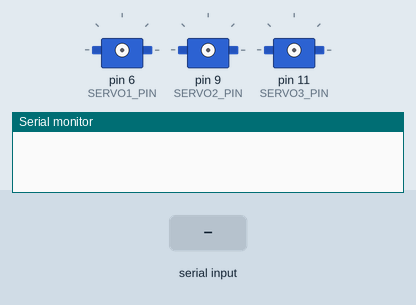
The sketch below on a simulated Arduino Uno, built with avr-gcc and run on an emulated ATmega328P. Parts: 3 × servo, the last lines printed to the serial monitor. Inputs (shaded band) come from the test bench.

Above: at 1.2 s.
1.3 s: "1\n" received over Serial
3.8 s: "2\n" received over Serial
6.3 s: "3\n" received over Serial
8.8 s: "1,90\n" received over Serial
At 10.0 s:
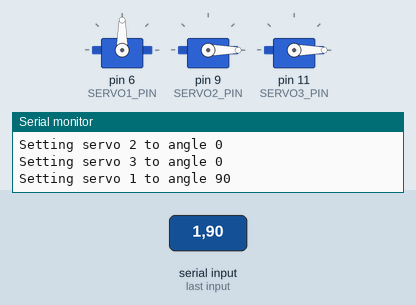
Timing chart, 0 to 11.8 s (numbered marks = the images above; inputs shaded):
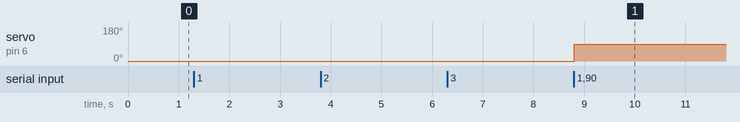

The sketch:

servo_test.ino
```cpp
#include <Servo.h>

/*
 * To use, first open the Serial Monitor (or a serial interface like PuTTY) on your computer while the Arduino is connected via USB
 * Go to Tools > Serial Monitor
 * While sketch is running, type commands in the format: "[servo number] [angle in degrees]" and press return/Enter
 * to move a servo. Servo numbers should be 1, 2, or 3 labeled on the shield, and angles should generally be in the range 0-180
 * Example:
 * 1 100
 */

Servo servo1;
Servo servo2;
Servo servo3;

#define SERVO_MIN_USEC (900)
#define SERVO_MAX_USEC (2100)
#define SERVO1_PIN (6)
#define SERVO2_PIN (9)
#define SERVO3_PIN (11)

void setup() {
    Serial.begin(9600);
}
void loop() {
    if (Serial.available() > 0) {
        bool goodData = true;
        // Read the incoming two numbers:
        int servoSelect = Serial.parseInt();
        // Make sure we selected a valid servo
        if (servoSelect < 1 || servoSelect > 3) {
            goodData = false;
            Serial.println("Error: Servo select must be between 1 and 3.");
        }
        int servoAngle = Serial.parseInt();
        if (servoAngle < 0 || servoAngle > 180) {
            goodData = false;
            Serial.println("Error: Servo angle must be between 0 and 180.");
        }
        if (goodData) {
            Serial.print("Setting servo ");
            Serial.print(servoSelect);
            Serial.print(" to angle ");
            Serial.println(servoAngle);

            switch(servoSelect) {
                case 1:
                    if (!servo1.attached()) {
                      servo1.attach(SERVO1_PIN, SERVO_MIN_USEC, SERVO_MAX_USEC);
                    }
                    servo1.write(servoAngle);
                    break;
                case 2:
                    if (!servo2.attached()) {
                      servo2.attach(SERVO2_PIN, SERVO_MIN_USEC, SERVO_MAX_USEC);
                    }
                    servo2.write(servoAngle);
                    break;
                case 3:
                    if (!servo3.attached()) {
                      servo3.attach(SERVO3_PIN, SERVO_MIN_USEC, SERVO_MAX_USEC);
                    }
                    servo3.write(servoAngle);
                    break;
                default: break;
            }
        }
        Serial.readString(); // Flush rest of buffer (usually just \n)
        Serial.flush();
    }
}
```

Measured:
- after the input at 8.8 s, servo on pin 6 (SERVO1_PIN): 0° → 90° at once
